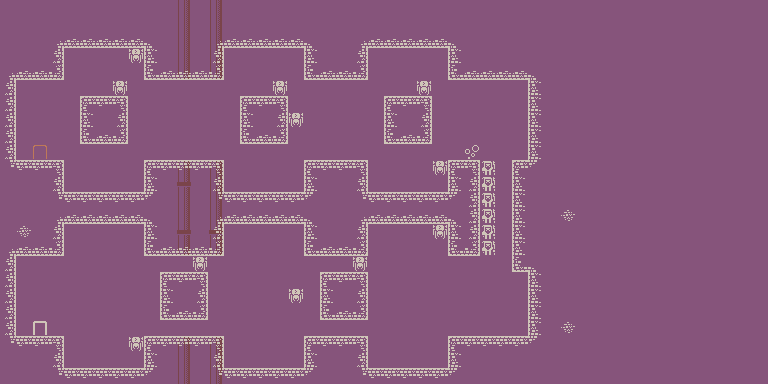

This is a level from a 2D game, rendered from its Tiled map with the project's own tilesets. A one-line summary and the map file follow, with tile-layer data summarised:
An orthogonal 48x24 tile map with 16x16 px tiles, 4 tile layers (Background, Ground, Spikes, Actions).

<map version="1.4" tiledversion="1.4.2" orientation="orthogonal" renderorder="right-down" width="48" height="24" tilewidth="16" tileheight="16" infinite="0" backgroundcolor="#dc86547b" nextlayerid="7" nextobjectid="1">
 <editorsettings>
  <export target="level5.json" format="json" />
 </editorsettings>
 <tileset firstgid="1" name="tiles" tilewidth="16" tileheight="16" tilecount="1056" columns="48" backgroundcolor="#000000">
  <image source="tiles.png" width="768" height="352" />
 </tileset>
 <layer id="6" name="Background" width="48" height="24">
  <data>[1152 cells, 1152 non-empty, 4 distinct tile ids]</data>
 </layer>
 <layer id="2" name="Ground" width="48" height="24">
  <data>[1152 cells, 1152 non-empty, 13 distinct tile ids]</data>
 </layer>
 <layer id="3" name="Spikes" width="48" height="24">
  <data>[1152 cells, 1152 non-empty, 3 distinct tile ids]</data>
 </layer>
 <layer id="5" name="Actions" width="48" height="24">
  <data>[1152 cells, 1152 non-empty, 4 distinct tile ids]</data>
 </layer>
</map>